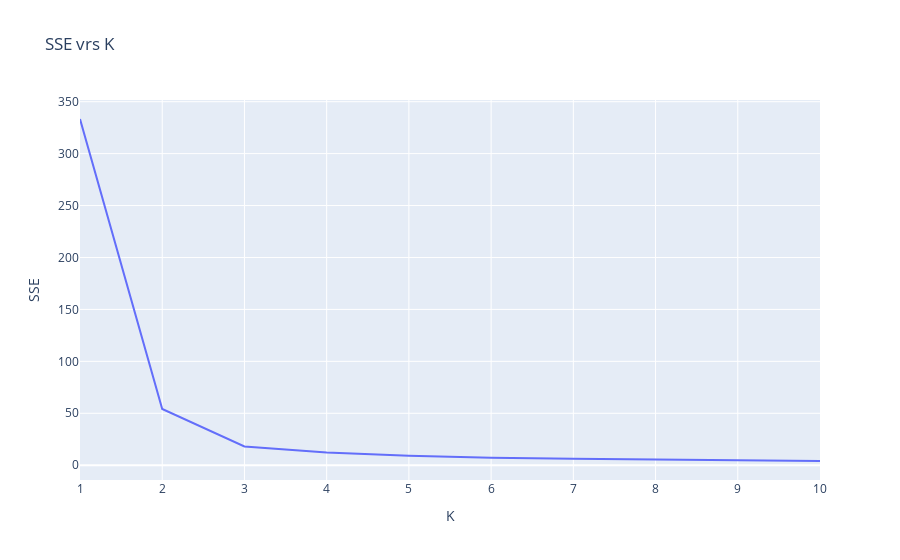

Notebook source saved alongside this figure:
### Code cell
#Grafica
datos_SSE = pd.DataFrame(range(1, 11), columns = ["K"])
datos_SSE["SSE"] = sse_petalo
fig = px.line(datos_SSE, x = "K" , y = "SSE", title='SSE vrs K')
fig.show()

### Figure 1 — Plotly figure (JSON) as saved in the notebook; plotly's stock layout.template omitted (floating-point values rounded to 4 significant figures)
{"data": [{"hovertemplate": "K=%{x}<br>SSE=%{y}<extra></extra>", "legendgroup": "", "line": {"color": "#636efa", "dash": "solid"}, "mode": "lines", "name": "", "orientation": "v", "showlegend": false, "type": "scatter", "x": [1, 2, 3, 4, 5, 6, 7, 8, 9, 10], "xaxis": "x", "y": [333.3, 54.15, 18.05, 12.31, 9.181, 7.21, 6.295, 5.319, 4.6, 4.061], "yaxis": "y"}], "layout": {"legend": {"tracegroupgap": 0}, "title": {"text": "SSE vrs K"}, "xaxis": {"anchor": "y", "domain": [0, 1], "title": {"text": "K"}}, "yaxis": {"anchor": "x", "domain": [0, 1], "title": {"text": "SSE"}}}}
